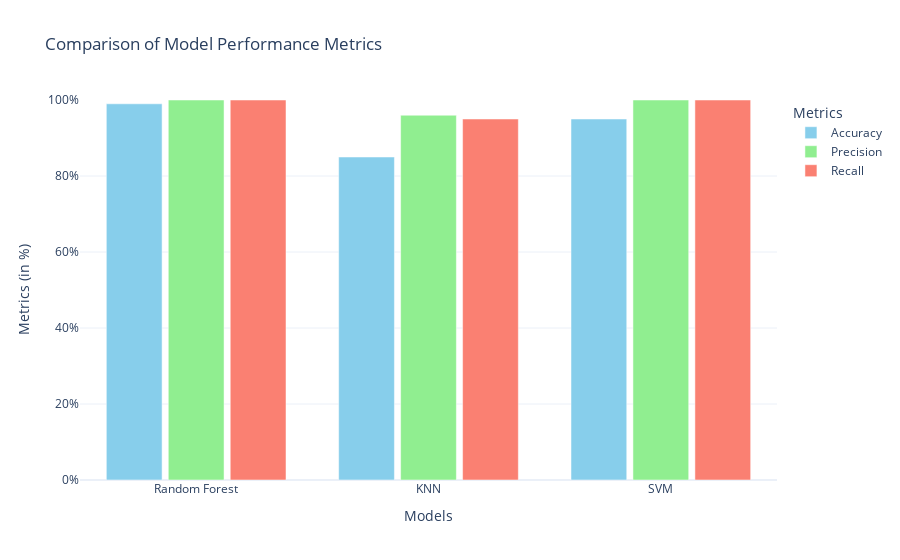

The notebook cell this image was saved under:
### Code cell
import plotly.graph_objects as go

# Replacing these with actual metrics
model_names = ['Random Forest', 'KNN', 'SVM']
accuracies = [0.99, 0.85, 0.95]  # Example accuracy values
precisions = [1.00, 0.96, 1.00]  # Example precision values
recalls = [1.00, 0.95, 1.00]     # Example recall values

# Creating a bar chart
fig = go.Figure()

# Adding bars for each metric
fig.add_trace(go.Bar(
    x=model_names,
    y=accuracies,
    name='Accuracy',
    marker_color='skyblue'
))
fig.add_trace(go.Bar(
    x=model_names,
    y=precisions,
    name='Precision',
    marker_color='lightgreen'
))
fig.add_trace(go.Bar(
    x=model_names,
    y=recalls,
    name='Recall',
    marker_color='salmon'
))

# Updating layout for better visualization
fig.update_layout(
    title='Comparison of Model Performance Metrics',
    xaxis_title='Models',
    yaxis_title='Metrics (in %)',
    barmode='group',
    bargap=0.2,
    bargroupgap=0.1,
    yaxis=dict(tickformat='.0%', range=[0, 1]),  # Ensures values are in percentage
    legend=dict(title='Metrics'),
    template='plotly_white'
)

# Shows the interactive chart
fig.show()

### Figure 1 — Plotly figure (JSON) as saved in the notebook; plotly's stock layout.template omitted (floating-point values rounded to 4 significant figures)
{"data": [{"marker": {"color": "skyblue"}, "name": "Accuracy", "type": "bar", "x": ["Random Forest", "KNN", "SVM"], "y": [0.99, 0.85, 0.95]}, {"marker": {"color": "lightgreen"}, "name": "Precision", "type": "bar", "x": ["Random Forest", "KNN", "SVM"], "y": [1, 0.96, 1]}, {"marker": {"color": "salmon"}, "name": "Recall", "type": "bar", "x": ["Random Forest", "KNN", "SVM"], "y": [1, 0.95, 1]}], "layout": {"bargap": 0.2, "bargroupgap": 0.1, "barmode": "group", "legend": {"title": {"text": "Metrics"}}, "title": {"text": "Comparison of Model Performance Metrics"}, "xaxis": {"title": {"text": "Models"}}, "yaxis": {"range": [0, 1], "tickformat": ".0%", "title": {"text": "Metrics (in %)"}}}}
